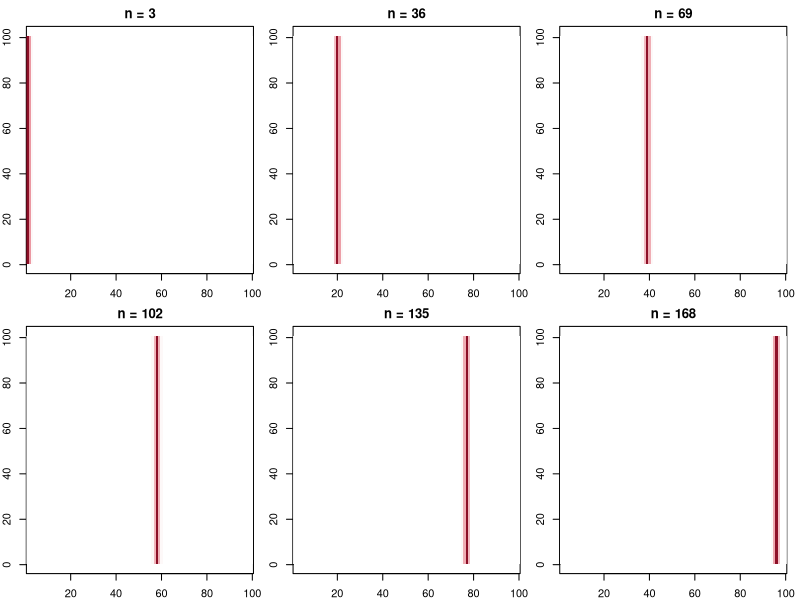

Write the R code that produced this figure.
# Abb. 2.23: Ausbreitung in der Ebene, reguläre Welle (Buch, Abschnitt 2.5, Gl. 2.35)
# 100 x 100 Zellen, Parameter wie beim Ring; der linke Rand wird angeregt, die Welle läuft nach rechts und verlässt das Gebiet
# (c) 2026 Philipp Kügler · Programm zum Buch „Dynamische Systeme in den Lebenswissenschaften“ · MIT-Lizenz (siehe LICENSE)
a <- 0.89; b <- 0.6; c <- 0.28; k <- 0.02; d <- 0.4
f1 <- function(y1, y2) y1^2 * exp(y2 - y1) + k
y1r <- 0.2; y2r <- c / (1 - a)
for (j in 1:180) { y1neu <- f1(y1r, y2r); y2r <- a * y2r - b * y1r + c; y1r <- y1neu }   # Ruhezustand der einzelnen Zelle

ebene <- function(blockade, schritte, Z = 100) {
  # Z x Z Zellen, Rand ohne Fluss; linker Rand (i = 1) startet erregt. Liste der Zustände y1 für n = 0, 1, 2, ...
  Y1 <- matrix(y1r, Z, Z); Y2 <- matrix(y2r, Z, Z); Y1[1, ] <- 0.3
  vor <- c(2:Z, Z); zur <- c(1, 1:(Z - 1))   # Nachbarindizes, am Rand die Zelle selbst
  zustaende <- list(Y1)
  for (n in 1:schritte) {
    D <- matrix(d, Z, Z)
    if (blockade && n >= 50 && n <= 52) D[28:30, 1:50] <- 0   # Blockade im Gebiet [28, 30] x [1, 50]
    F <- f1(Y1, Y2)
    Y1neu <- (1 - D) * F + D / 4 * (F[vor, ] + F[zur, ] + F[, vor] + F[, zur])
    Y2 <- a * Y2 - b * Y1 + c
    Y1 <- Y1neu
    zustaende[[n + 1]] <- Y1
  }
  zustaende
}
weissrot <- colorRampPalette(c("white", rgb(0.89, 0.44, 0.49), rgb(0.64, 0.08, 0.18), rgb(0.43, 0.04, 0.12)))(64)

Y <- ebene(FALSE, 201)
par(mfrow = c(2, 3), mar = c(2, 2, 2, 1))
for (n in c(3, 36, 69, 102, 135, 168)) {
  image(1:100, 1:100, Y[[n + 1]], col = weissrot, zlim = c(0, 4), main = sprintf("n = %d", n), asp = 1)
  cat(sprintf("n = %3d: Wellenfront bei i = %d\n", n, which.max(apply(Y[[n + 1]], 1, max))))
}
